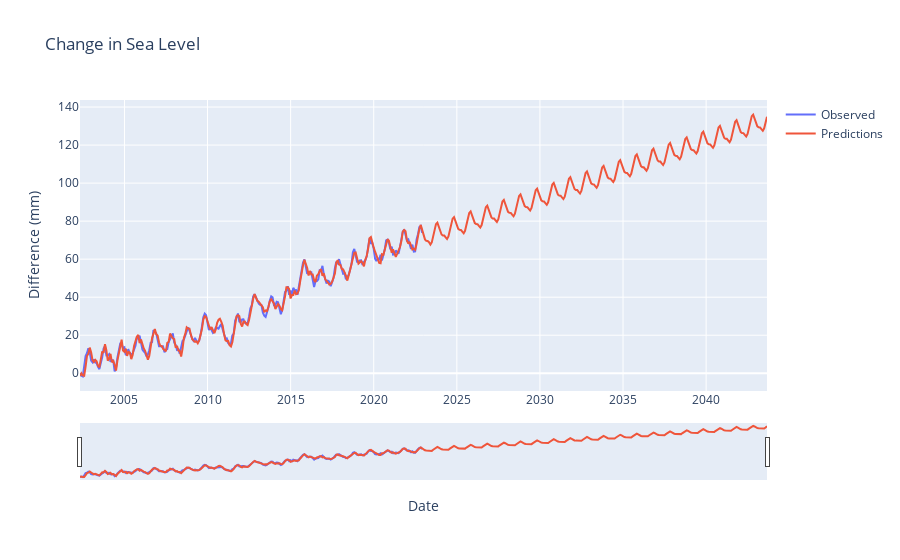

The cell this chart's notebook holds for it:
### Code cell
# Make predictions.
exog_predictions = exog_model.predict(start=df_earth_vitals.index[0], end=len(df_earth_vitals)*2,exog=X_target)

# Plot observed data and predictions.
fig = go.Figure()
fig.add_trace(go.Scatter(x=df_earth_vitals.index, y=df_earth_vitals['global_mean_sea_level'], mode='lines', name="Observed"))
fig.add_trace(go.Scatter(x=exog_predictions.index, y=exog_predictions, mode='lines', name="Predictions"))
fig.update_xaxes(rangeslider_visible=True)
fig.update_layout(
    yaxis_title="Difference (mm)", 
    xaxis_title="Date",
    title="Change in Sea Level"
)
fig.show()

### Figure 1 — Plotly figure (JSON) as saved in the notebook; plotly's stock layout.template omitted (floating-point values rounded to 4 significant figures; data arrays with more than 128 entries replaced by an {"elided": "..."} marker saying what was removed)
{"data": [{"mode": "lines", "name": "Observed", "type": "scatter", "x": {"elided": "248 str values"}, "y": {"elided": "248 float values"}}, {"mode": "lines", "name": "Predictions", "type": "scatter", "x": {"elided": "497 str values"}, "y": {"elided": "497 float values"}}], "layout": {"title": {"text": "Change in Sea Level"}, "xaxis": {"rangeslider": {"visible": true}, "title": {"text": "Date"}}, "yaxis": {"title": {"text": "Difference (mm)"}}}}
